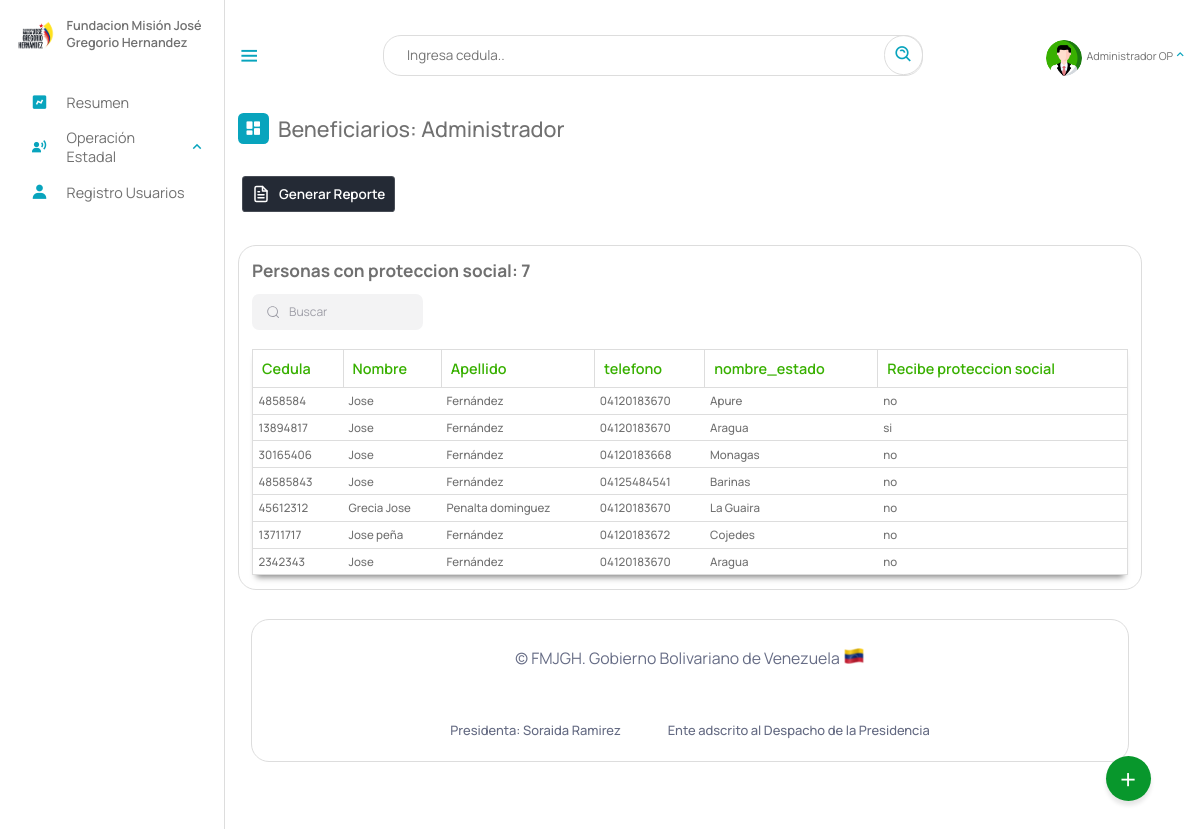
Page /Escritorio/13-proteccionSocial.php (signed in) on the earlier database version.
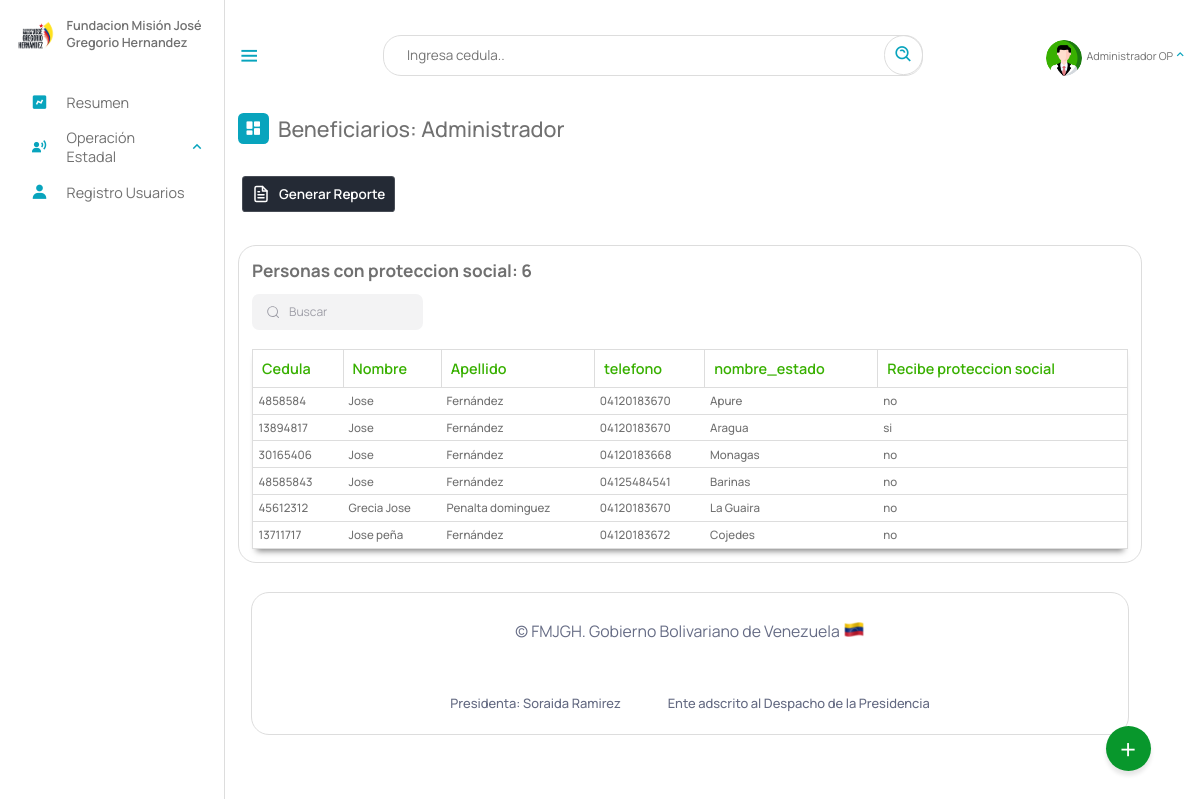
Same page on the later database version.
### tables this page shows
CREATE TABLE `beneficiario` (
  `cedula` int(12) NOT NULL,
  `nombre` text NOT NULL,
  `apellido` text NOT NULL,
  `fecha_naci` date NOT NULL,
  `email` varchar(50) NOT NULL,
  `telefono` varchar(12) NOT NULL,
  `nacionalidad` char(2) NOT NULL,
  `edad` int(2) NOT NULL,
  `sexo` char(1) NOT NULL,
  `edo_civil` text NOT NULL,
  `nro_hijo` int(2) DEFAULT NULL,
  `estado` varchar(10) NOT NULL,
  `municipio` varchar(20) NOT NULL,
  `parroquia` varchar(10) NOT NULL,
  `discapacidad` varchar(10) NOT NULL,
  `atencion_solicitada` varchar(10) NOT NULL,
  `certificado` varchar(50) DEFAULT NULL,
  `registrado_por` text DEFAULT NULL,
  `fecha_registro` date NOT NULL,
  PRIMARY KEY (`cedula`),
  KEY `estado` (`estado`),
  KEY `discapacidad` (`discapacidad`),
  KEY `atencion_solicitada` (`atencion_solicitada`),
  KEY `municipio` (`municipio`),
  KEY `parroquia` (`parroquia`),
  CONSTRAINT `beneficiario_ibfk_1` FOREIGN KEY (`estado`) REFERENCES `estados` (`id_estados`) ON DELETE CASCADE,
  CONSTRAINT `beneficiario_ibfk_2` FOREIGN KEY (`municipio`) REFERENCES `municipios` (`id_municipios`) ON DELETE CASCADE,
  CONSTRAINT `beneficiario_ibfk_3` FOREIGN KEY (`parroquia`) REFERENCES `parroquia` (`id`) ON DELETE CASCADE ON UPDATE CASCADE,
  CONSTRAINT `beneficiario_ibfk_4` FOREIGN KEY (`discapacidad`) REFERENCES `discapacid_e` (`id_e`) ON DELETE CASCADE,
  CONSTRAINT `beneficiario_ibfk_5` FOREIGN KEY (`atencion_solicitada`) REFERENCES `tipoatencion` (`id`) ON DELETE CASCADE
);

CREATE TABLE `estados` (
  `id_estados` varchar(10) NOT NULL,
  `nombre_estado` text NOT NULL,
  PRIMARY KEY (`id_estados`)
);

CREATE TABLE `detalles_institucionales` (
  `id` int(11) NOT NULL AUTO_INCREMENT,
  `cedula` int(11) DEFAULT NULL,
  `proteccion_social` char(3) DEFAULT NULL,
  `institucion_registrado` text DEFAULT NULL,
  PRIMARY KEY (`id`),
  KEY `cedula` (`cedula`),
  CONSTRAINT `detalles_institucionales_ibfk_1` FOREIGN KEY (`cedula`) REFERENCES `beneficiario` (`cedula`) ON DELETE CASCADE ON UPDATE CASCADE
);

### php/01-discapacitados.php (called while the page is built, shortened)
<?php
include_once("ManejadorBD.php");
class Discapacitados extends ManejadorBD
{
	private $cnn;
	public function __construct($tipoConexion)
	{
		$this->cnn = parent::conectar($tipoConexion);
	}
	public function PersonasProteccionSocial()
	{
		try {
			$stmt = $this->cnn->prepare("SELECT beneficiario.cedula, beneficiario.nombre, beneficiario.apellido, beneficiario.telefono, estados.nombre_estado, detalles_institucionales.proteccion_social FROM
				beneficiario, estados, detalles_institucionales WHERE
				beneficiario.estado = estados.id_estados and
				beneficiario.cedula = detalles_institucionales.cedula");
			$stmt->setFetchMode(PDO::FETCH_ASSOC);
			$stmt->execute();
			return $stmt->fetchAll();
		} catch (PDOException $error) {
			echo "Error: ejecutando consulta SQL." . $error->getMessage();
			exit();
		}
	}
}

### php/ManejadorBD.php (called while the page is built, shortened)
<?php
	class ManejadorBD extends PDO {
		public $srv	= SRV;
		public $usr	= USR;
		public $pas	= PAS;
		public $dbn	= BDN;
		public function conectar($tipoConexion){
			try{
				switch ($tipoConexion) {
				    case 1:
				        $dsn = "mysql:host=$this->srv;dbname=$this->dbn";
				        break;
				}
				$dbh = new PDO($dsn, $this->usr, $this->pas);
    			$dbh->setAttribute(PDO::ATTR_ERRMODE, PDO::ERRMODE_EXCEPTION);
			}catch(PDOException $error){
                echo "Error al Conectar con la Base de Datos: ".$error->getMessage();
                exit();
			}
            $this->conexionBD = $dbh;
			return $this->conexionBD;
		}
	}
?>

### Escritorio/13-proteccionSocial.php (the view, shortened to what this page needs)
<?php
include_once("partearriba.php");
?>
<div class="dash-contenido">
    <div class="overview">
        <div class="titulo">
            <i class='bx bxs-dashboard'> </i>
            <span class="link-name">Beneficiarios: <?php echo $rol ?></span>
        </div>
    </div>
 <a href=""> <button class="download-button">
        <div class="docs"> Generar Reporte</div>
        <div class="download">
        </div>
    </button></a>
    <div class="tabla-atencion">
        <h2>Personas con proteccion social:
            <?php
            include_once("../php/01-discapacitados.php");
            $aten = new Discapacitados(1);
            $contar = $aten->PersonasProteccionSocial();
            echo count($contar);
            ?>
        </h2>
        <div class="group">
  <input placeholder="Buscar" id= "buscador" type="search" class="inputt">
</div>
<br>
        <table>
            <thead>
                <tr>
                    <th>Cedula</th>
                    <th>Nombre</th>
                    <th>Apellido</th>
                    <th>telefono</th>
                    <th>nombre_estado</th>
                    <th>Recibe proteccion social</th>
                </tr>
            </thead>
            <tbody id="spr">
                <?php
                include_once("../php/01-discapacitados.php");
                $aten = new Discapacitados(1);
                $consulta = $aten->PersonasProteccionSocial();
                if ($consulta) {
                    foreach ($consulta as $registros) {
                ?>
                        <tr>
                            <td><?php echo $registros["cedula"] ?></td>
                            <td><?php echo $registros["nombre"] ?></td>
                            <td><?php echo $registros["apellido"] ?></td>
                            <td><?php echo $registros["telefono"] ?></td>
                            <td><?php echo $registros["nombre_estado"] ?></td>
                            <td><?php echo $registros["proteccion_social"] ?></td>
                        </tr>
                <?php
                    }
                }
                ?>
            </tbody >
        </table>
    </div>
    <?php
    include_once("parteabajo.php");
    ?>

Differences in the rows shown:
removed beneficiario: cedula "2342343", nombre "Jose", apellido "Fernández", telefono "04120183670", estado.nombre_estado "Aragua", detalles_institucionales.proteccion_social "no"
Other differences:
count($contar): "7" → "6"
